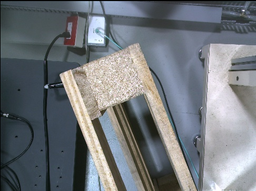
#> input picture Camera2/img1.png, 256 x 191 px, shrunk from 486 x 363 before the run, found by its file name
$ python StereoBM.py
#> lines starting #> are read from the running program, lines starting #| are printed output that depends on the picture
import numpy as np
import matplotlib.pyplot as plt
import cv2
import time

start = time.time()


imRef = cv2.imread("Camera2\\img1.png").astype(int)
imTarget = cv2.imread("Camera2\\img2.png").astype(int)
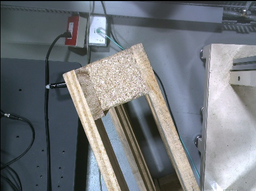
#> input picture Camera2/img2.png, 256 x 191 px, shrunk from 486 x 363 before the run, found by its file name

print(imRef.shape)
#| (191, 256, 3)
print(imTarget.shape)
#| (191, 256, 3)


fixed_windows_size = 25 # odd
dmax = 64 # disparity range


height = imRef.shape[0]
#> height = 191
width = imRef.shape[1]
#> width = 256


y_length = height - (fixed_windows_size - 1)
#> y_length = 167
x_length = width - (fixed_windows_size - 1) - dmax
#> x_length = 168


n = int((fixed_windows_size - 1) / 2)
start_point = int((fixed_windows_size - 1) / 2)

def GetDepth(ref,target):

    SAD = np.zeros([height,width,dmax]) # height,wdith,d  :  intensity
    for j in range(x_length):
        x_min = j
        x_max = j + n*2 + 1
        ref_mat = ref[:,x_min:x_max]
        for d in range(dmax):
            target_mat = target[:, x_min + d : x_max + d]
            diff_mat = np.absolute(ref_mat - target_mat)
            for i in range(y_length):
                y_min = i
                y_max = i + n*2 + 1
                diff = diff_mat[y_min : y_max ]

                intensity = diff.sum()

                SAD[i,j,d] = intensity
#> this loop made 168 passes
#> pass 1, in GetDepth, `ref_mat = ref[:,x_min:x_max]`:
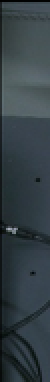
#> ref_mat: shape (191, 25, 3) int64 (shown 2 times larger); mean B, G, R 69.3, 63.7, 52.5
#> pass 3, in GetDepth, `ref_mat = ref[:,x_min:x_max]`:
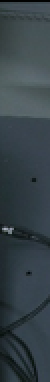
#> ref_mat: shape (191, 25, 3) int64 (shown 2 times larger); mean B, G, R 72.2, 66.2, 54.7

    d_win = np.argmin(SAD,axis=2)
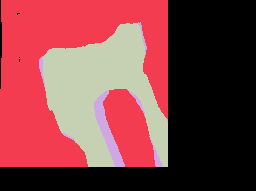
#> d_win: shape (191, 256) int64; 4 distinct labels, from 0 to 3; one colour per label, 0 black

    if 0 :
        plt.bar(np.arange(dmax),SAD[0,0,:])
        plt.show()
    return d_win


def normalize(arr):
    arr = arr / float(dmax)
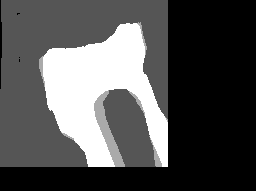
#> arr: shape (191, 256) float64; min 0, max 0.0469, mean 0.0152; drawn with min black and max white


    return (arr * 255).astype(int)
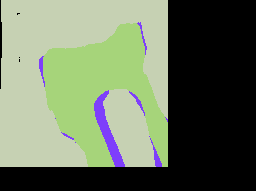
#> returned value: shape (191, 256) int64; 4 distinct labels, from 0 to 11; one colour per label, 0 black

depth_left = GetDepth(imRef,imTarget)
depth_left = normalize(depth_left)

end = time.time()

second = end - start
minute = second / 60

second = second % 60

print("Compute for %d:%d"%(minute,second))


cv2.imwrite("depth_left_box_filtering.png",depth_left)
cv2.waitKey(0)

# Plot 3d point

x_list = []
y_list = []
z_list = []
c_list = []

for y in range(height):
    for x in range(width):
        if depth_left[y,x] == 0:
            continue
        x_list.append(x)
        z_list.append(height - y)
        y_list.append(dmax - depth_left[y,x])
        color = [imRef[y,x,2].astype(float) / 255.0 , imRef[y,x,1].astype(float) / 255.0 , imRef[y,x,0].astype(float) / 255.0 ] # BGR to RGB

        c_list.append(color)
#> after the loop, c_list = 27923 items; x_list = 27923 items; y_list = 27923 items; z_list = 27923 items

x_list = np.array(x_list)
y_list = np.array(y_list)
z_list = np.array(z_list)
c_list = np.array(c_list)

fig = plt.figure()
ax = fig.add_subplot(projection='3d')
ax.grid(False)

ax.scatter(x_list, y_list, z_list, c=c_list , marker=',',s=1)
plt.show()
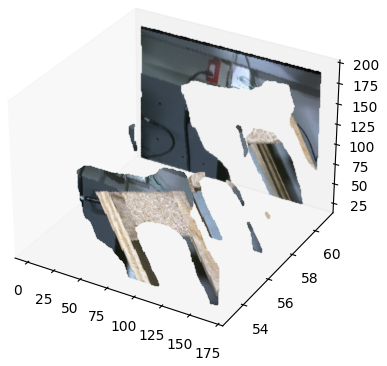
#> figure drawn by matplotlib, 1 panel
